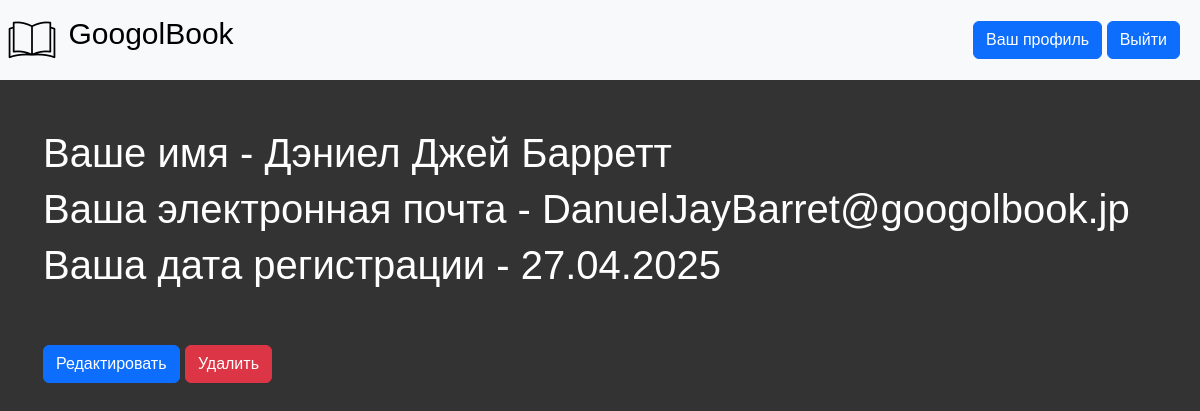
Page /profile (signed in) on the committed database.
### data/users.py (models this page shows, shortened)
class User(SqlAlchemyBase, UserMixin, SerializerMixin):
    __tablename__ = 'users'
    id = sqlalchemy.Column(sqlalchemy.Integer,
                           primary_key=True, autoincrement=True)
    name = sqlalchemy.Column(sqlalchemy.String, nullable=True)
    email = sqlalchemy.Column(
        sqlalchemy.String, index=True, unique=True, nullable=True)
    hashed_password = sqlalchemy.Column(sqlalchemy.String, nullable=True)
    created_date = sqlalchemy.Column(sqlalchemy.DateTime,
                                     default=datetime.datetime.now)

### main.py (the view)
@app.route('/profile', methods=['GET', 'POST'])
@login_required
def myprofile():
    db_sess = db_session.create_session()
    user = db_sess.query(User).filter(User.id == current_user.id).first()
    if not user:
        abort(404)
    return render_template('profile.html', user=user)

### data/db_session.py (called while the page is built)
def create_session() -> Session:
    global __factory
    return __factory()

### main.py (called while the page is built)
@login_manager.user_loader
def load_user(user_id):
    db_sess = db_session.create_session()
    return db_sess.query(User).get(user_id)

### templates/profile.html (shortened to what this page needs)
{% extends "base.html" %}
{% block content %}
<link rel="stylesheet" href="{{ url_for('static', filename='css/styles.css') }}">
<table>
    <tbody>
        <tr class='item'>
            <td>
                <br />
                <br />
                <h1>Ваше имя - {{ user.name }}</h1>
                <h1>Ваша электронная почта - {{ user.email }}</h1>
                <h1>Ваша дата регистрации - {{ user.created_date.strftime("%d.%m.%Y") }}</h1>
                <br />
                <br />
                <big><a class="btn btn-primary" href="/edit">Редактировать</a>
                    <a class="btn btn-danger" href="/deleteaccount ">Удалить</a></big>
            </td>
        </tr>
    </tbody>
</table>
{% endblock %}

### static/css/styles.css (style rules this page uses)
body { background-color: #333; color: white; font-family: Arial, sans-serif; }

### rows in the picture
User: name "Дэниел Джей Барретт", email "DanuelJayBarret@googolbook.jp", created_date "27.04.2025"
